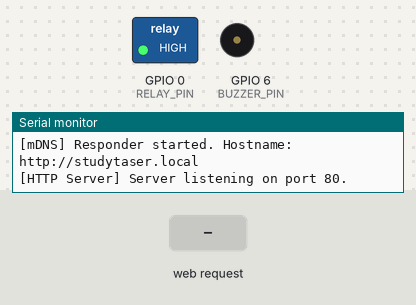
Bench run of a sketch on a simulated ESP32-S3. Shown: switched loads named in the sketch (green lamp = pin HIGH), buzzer (waves = sounding, pin HIGH), the last lines printed to the serial monitor. The test bench sets the inputs (shaded band). WiFi joins after 1.5 s; servers stay silent unless stated.

Above: at 3.3 s.
3.4 s: HTTP request GET /on received
At 4.4 s:
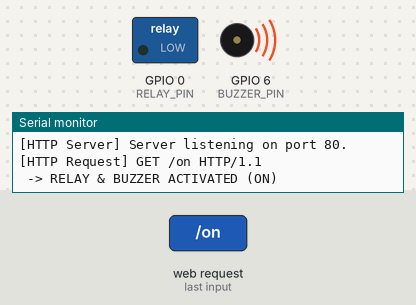
6.4 s: HTTP request GET /off received
At 7.8 s:
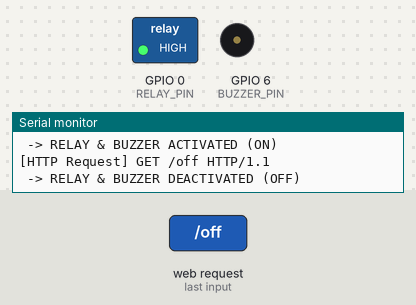
Timing chart, 0 to 9.4 s (numbered marks = the images above; inputs shaded):
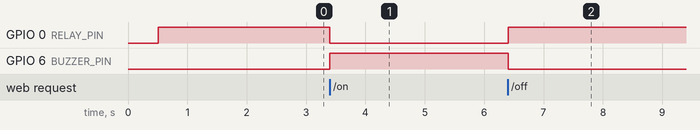

Measured:
- after the input at 3.4 s, GPIO 0 (RELAY_PIN): HIGH → LOW at once; GPIO 6 (BUZZER_PIN): LOW → HIGH at once
- after the input at 6.4 s, GPIO 0 (RELAY_PIN): LOW → HIGH after 0.00 s instead of 2.0 s; GPIO 6 (BUZZER_PIN): HIGH → LOW after 0.00 s instead of 2.0 s

The sketch:

esp_st_firmware_copy_20260828160433.ino
```cpp
/*
 * ==============================================================================
 * Project: Study Taser - ESP32-S3 Hardware Actuator Firmware (Standalone Wi-Fi)
 * Board:   ESP32-S3-DevKit
 * Target:  5V 1-Channel Low-Level Trigger Relay & Active Buzzer
 *
 * HARDWARE CONFIGURATION:
 *   - RELAY_PIN  : GPIO 0 (5V Low-Level Trigger Relay, Active LOW, Open-Drain)
 *   - BUZZER_PIN : GPIO 6 (Active High Buzzer, Active HIGH)
 *
 * WI-FI CONFIGURATION:
 *   - SSID     : "Oomar"
 *   - Password : "Oomar200632571"
 *   - mDNS Hostname: http://studytaser.local
 * ==============================================================================
 */

#include <WiFi.h>
#include <ESPmDNS.h>

// --- Wi-Fi Credentials ---
const char* ssid     = "Oomar";
const char* password = "Oomar200632571";

// --- Hardware Pin Definitions ---
const int RELAY_PIN  = 0;  // GPIO 0 for 5V Relay
const int BUZZER_PIN = 6;  // GPIO 6 for Buzzer

// --- Web Server on Port 80 ---
WiFiServer server(80);

// --- Communication & Safety Configuration ---
const unsigned long BAUD_RATE = 115200;
const unsigned long SAFETY_TIMEOUT_MS = 5000; // Auto-turn off if triggered without heartbeat
unsigned long lastTriggerTime = 0;
bool isSystemActive = false;

// --- Helper Functions to Control Actuators ---
void setActuators(bool turnOn) {
    if (turnOn) {
        // Open-Drain Low-Level Trigger Relay: LOW turns ON 5V relay
        digitalWrite(RELAY_PIN, LOW);
        // Active High Buzzer: HIGH turns ON buzzer
        digitalWrite(BUZZER_PIN, HIGH);

        isSystemActive = true;
        lastTriggerTime = millis();
    } else {
        // Open-Drain: HIGH floats pin, turning OFF 5V relay cleanly
        digitalWrite(RELAY_PIN, HIGH);
        // Buzzer OFF
        digitalWrite(BUZZER_PIN, LOW);

        isSystemActive = false;
    }
}

void connectToWiFi() {
    Serial.println("\n[Wi-Fi] Initializing Wi-Fi connection...");

    // Explicitly set Wi-Fi station mode and disable sleep for maximum stability & zero packet lag
    WiFi.disconnect(true);
    delay(100);
    WiFi.mode(WIFI_STA);
    WiFi.setSleep(false); // Disables Wi-Fi power saving to avoid dropped TCP packets

    WiFi.begin(ssid, password);
    Serial.print("[Wi-Fi] Connecting to Network SSID: ");
    Serial.println(ssid);

    int attempts = 0;
    while (WiFi.status() != WL_CONNECTED && attempts < 30) {
        delay(500);
        Serial.print(".");
        attempts++;
    }

    if (WiFi.status() == WL_CONNECTED) {
        Serial.println("\n[Wi-Fi] SUCCESS! Connected to Wi-Fi.");
        Serial.print("[Wi-Fi] ESP32 IP Address: ");
        Serial.println(WiFi.localIP());
        Serial.print("[Wi-Fi] Signal Strength (RSSI): ");
        Serial.print(WiFi.RSSI());
        Serial.println(" dBm");

        // Start mDNS responder (allows connection via http://studytaser.local)
        if (MDNS.begin("studytaser")) {
            Serial.println("[mDNS] Responder started. Hostname: http://studytaser.local");
        }
    } else {
        Serial.println("\n[Wi-Fi] WARNING: Failed to connect within timeout.");
        Serial.println("[Wi-Fi] Retrying background connection...");
    }
}

void handleHttpClient(WiFiClient& client) {
    unsigned long waitStart = millis();
    while (!client.available() && (millis() - waitStart < 500)) {
        delay(1);
    }

    String requestLine = "";
    while (client.connected() && client.available()) {
        char c = client.read();
        if (c == '\n') break;
        if (c != '\r') requestLine += c;
    }

    if (requestLine.length() > 0) {
        Serial.print("[HTTP Request] ");
        Serial.println(requestLine);
    }

    if (requestLine.indexOf("GET /on") >= 0) {
        setActuators(true);
        Serial.println(" -> RELAY & BUZZER ACTIVATED (ON)");
        client.println("HTTP/1.1 200 OK\r\nContent-Type: text/plain\r\nAccess-Control-Allow-Origin: *\r\nConnection: close\r\n\r\nON");
    }
    else if (requestLine.indexOf("GET /off") >= 0) {
        setActuators(false);
        Serial.println(" -> RELAY & BUZZER DEACTIVATED (OFF)");
        client.println("HTTP/1.1 200 OK\r\nContent-Type: text/plain\r\nAccess-Control-Allow-Origin: *\r\nConnection: close\r\n\r\nOFF");
    }
    else if (requestLine.indexOf("GET /status") >= 0) {
        String statusJson = "{\"active\":" + String(isSystemActive ? "true" : "false") + "}";
        client.println("HTTP/1.1 200 OK\r\nContent-Type: application/json\r\nAccess-Control-Allow-Origin: *\r\nConnection: close\r\n\r\n" + statusJson);
    }
    else {
        client.println("HTTP/1.1 404 Not Found\r\nConnection: close\r\n\r\n404 Not Found");
    }

    delay(1);
    client.stop();
}

void setup() {
    Serial.begin(BAUD_RATE);
    delay(500);

    Serial.println("\n==================================================");
    Serial.println("  ESP32-S3 Study Taser Standalone Wi-Fi Firmware");
    Serial.println("==================================================");

    // Configure Pin Modes
    // CRITICAL: OPEN_DRAIN mode for RELAY_PIN (GPIO 0) prevents 3.3V vs 5V logic leakage
    pinMode(RELAY_PIN, OUTPUT_OPEN_DRAIN);
    pinMode(BUZZER_PIN, OUTPUT);

    // Initial default state: ALL OFF
    setActuators(false);

    // Connect to Wi-Fi
    connectToWiFi();

    // Start Web Server
    server.begin();
    Serial.println("[HTTP Server] Server listening on port 80.");
}

void loop() {
    // 1. Handle incoming Wi-Fi HTTP Clients
    WiFiClient client = server.available();
    if (client) {
        handleHttpClient(client);
    }

    // 2. Handle incoming USB Serial byte commands as fallback ('1' = ON, '0' = OFF)
    while (Serial.available() > 0) {
        char cmd = Serial.read();
        if (cmd == '1') {
            setActuators(true);
            Serial.println("[Serial CMD] -> RELAY & BUZZER ON");
        } else if (cmd == '0') {
            setActuators(false);
            Serial.println("[Serial CMD] -> RELAY & BUZZER OFF");
        }
    }

    // 3. Safety Watchdog Timeout: Auto turn off if connection drops while active
    if (isSystemActive && (millis() - lastTriggerTime > SAFETY_TIMEOUT_MS)) {
        Serial.println("[Watchdog] Safety timeout reached without heartbeat! Turning off actuators.");
        setActuators(false);
    }

    // 4. Auto Wi-Fi Reconnect Monitor
    static unsigned long lastWiFiCheck = 0;
    if (millis() - lastWiFiCheck > 10000) {
        lastWiFiCheck = millis();
        if (WiFi.status() != WL_CONNECTED) {
            Serial.println("[Wi-Fi] Disconnected! Attempting background reconnect...");
            WiFi.reconnect();
        }
    }

    delay(2);
}
```
